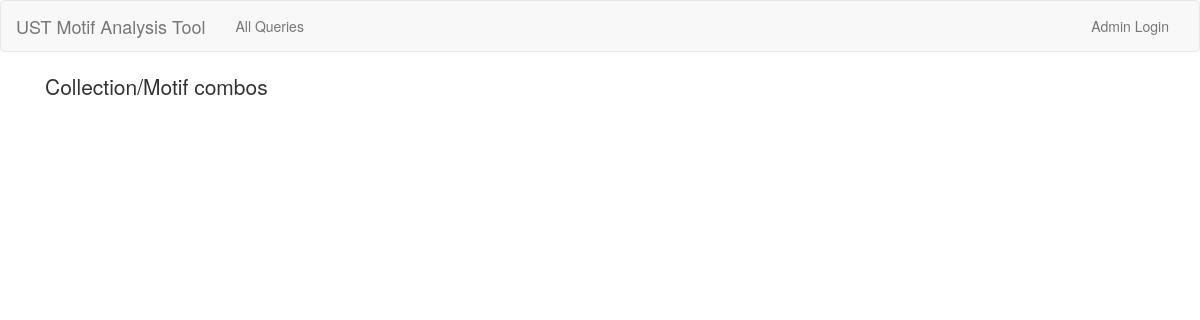
The app's page /all_queries/, older data.
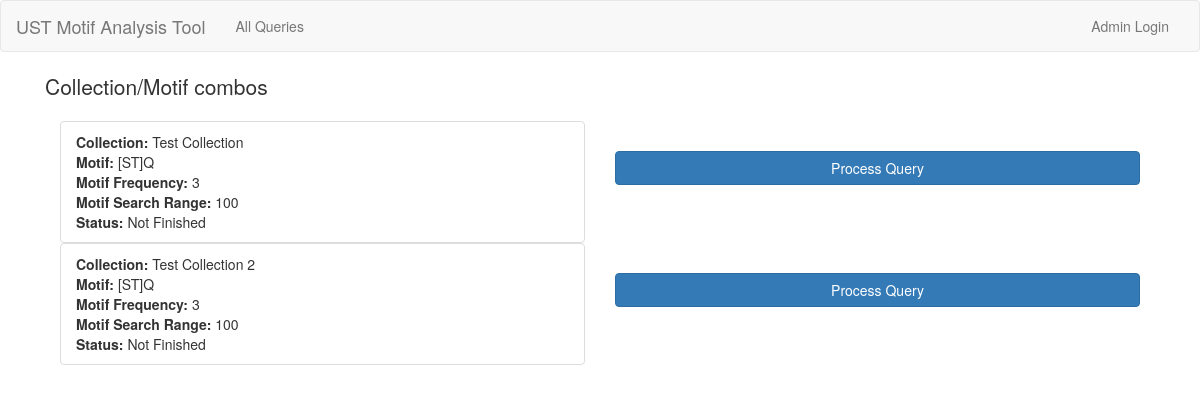
The same page, newer data.
### protein_analysis_tool/models.py (models this page shows, shortened)
class Query(models.Model):
    collection_fk = models.ForeignKey(Collection, on_delete=models.CASCADE)
    motif_fk = models.ForeignKey(Motif, on_delete=models.CASCADE)
    min_num_motifs_per_sequence = models.IntegerField()
    max_char_distance_between_motifs = models.IntegerField()
    query_is_finished = models.BooleanField(default=False)
    class Meta:
        unique_together = (
            'collection_fk',
            'motif_fk',
            'min_num_motifs_per_sequence',
            'max_char_distance_between_motifs',
        )

class Collection(models.Model):
    collection_name = models.CharField(max_length=128)
    collection_file = models.FileField()
    collection_hash = models.CharField(max_length=16, unique=True)
    pub_date = models.DateTimeField('Date Published')
    collection_parsed = models.BooleanField(default=False)
    sequence_count = models.IntegerField(default=0)
    def __str__(self):
        return self.collection_name

class Motif(models.Model):
    motif = models.CharField(max_length=16)
    def __str__(self):
        return self.motif

### protein_analysis_tool/views.py (the view)
# urls.py: url(r'^all_queries/$', views.all_queries, name='all-queries'),
def all_queries(request):
    if request.POST:
        pass
    return get_all_queries_and_render_all(request)

### protein_analysis_tool/views_controller.py (called while the page is built)
def get_all_queries_and_render_all(request):
    query_list = [query for query in Query.objects.all()]
    context = {
        'query_list': query_list,
    }
    return render(request, 'protein_analysis_tool/process_query.html', context=context)

### protein_analysis_tool/templates/protein_analysis_tool/process_query.html (shortened to what this page needs)
{% extends 'base.html' %}
{% block content %}
    <p class="lead">Collection/Motif combos </p>
    <ul class="list-group">
        {% for query in query_list %}
            <div class="col-xs-6">
                <li class="list-group-item">
                    <b>Collection:</b> {{ query.collection_fk }}<br>
                    <b>Motif:</b> {{ query.motif_fk }}<br>
                    <b>Motif Frequency:</b> {{ query.min_num_motifs_per_sequence }}<br>
                    <b>Motif Search Range:</b> {{ query.max_char_distance_between_motifs }}<br>
                    <b>Status:</b> {% if query.query_is_finished %}Finished{% else %}Not Finished{% endif %}<br>
                </li>
            </div>
            <div class="col-xs-6">
                    {% if query.query_is_finished %}
                    {% else %}
                        <form method="post">
                            <div class="top30">
                                <button class="btn btn-block btn-primary" type="submit">Process Query</button>
                            </div>
                        </form>
                    {% endif %}
                </div>
            <div class="clearfix"></div>
        {% endfor %}
    </ul>
{% endblock %}

### templates/base.html (shortened to what this page needs)
{% load static %}
<!DOCTYPE html>
<html lang="en">
<head>
    <link rel="stylesheet" type="text/css" href="{% static 'protein_analysis_tool/css/bootstrap.css' %}">
    <link rel="stylesheet" type="text/css" href="{% static 'protein_analysis_tool/css/custom.css' %}">
</head>
<body>
    <nav class="navbar navbar-default">
        <div class="container-fluid">
            <div class="navbar-header">
                <a class="navbar-brand" href="{% url 'protein_analysis_tool:index' %}">UST Motif Analysis Tool</a>
            </div>
            <div class="collapse navbar-collapse" id="protein_analysis_tool_navbar">
                <ul class="nav navbar-nav">
                    <li><a href="{% url 'protein_analysis_tool:all-queries' %}">All Queries</a></li>
                </ul>
                <ul class="nav navbar-nav navbar-right">
                    <li><a href="{% url 'admin:index' %}">Admin Login</a></li>
                </ul>
            </div>
        </div>
    </nav>
    <div class="container">
        <div class="col-xs-12">
            {% block content %}{% endblock %}
        </div>
    </div>
</body>
</html>

### protein_analysis_tool/static/protein_analysis_tool/css/custom.css (style rules this page uses)
.top30 { margin-top: 30px; }

Row changes from the older to the newer data that the page shows:
added Query: collection_fk "Test Collection", motif_fk "[ST]Q", min_num_motifs_per_sequence "3", max_char_distance_between_motifs "100", query_is_finished "Not Finished"
added Query: collection_fk "Test Collection 2", motif_fk "[ST]Q", min_num_motifs_per_sequence "3", max_char_distance_between_motifs "100", query_is_finished "Not Finished"
